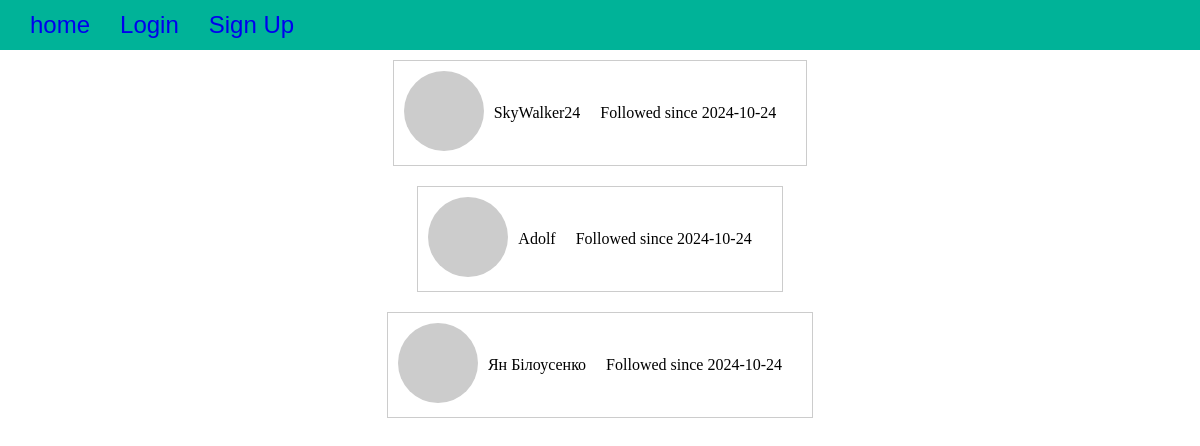
The app's page /followed/SkyWalker24 with its own data.
### main.py (models this page shows, shortened)
class User(UserMixin, db.Model):
    __tablename__ = 'users'
    id = db.Column(db.Integer, primary_key=True)
    email = db.Column(db.String(64), unique=True, index=True)
    name = db.Column(db.String(64), unique=True, nullable=False)
    location = db.Column(db.String(64))
    about_me = db.Column(db.Text)
    member_since = db.Column(db.DateTime(), default=datetime.now)
    last_seen = db.Column(db.DateTime(), default=datetime.now)
    password_hash = db.Column(db.String(128))
    confirmed = db.Column(db.Boolean, default=False)
    avatar_hash = db.Column(db.String(32))
    followed = db.relationship('Follow', foreign_keys=[Follow.follower_id], backref=db.backref('follower', lazy='joined'),
                               lazy='dynamic', cascade='all, delete-orphan')
    follower = db.relationship('Follow', foreign_keys=[Follow.followed_id], backref=db.backref('followed', lazy='joined'),
                               lazy='dynamic', cascade='all, delete-orphan')
    posts = db.relationship('Post', backref='author', lazy='dynamic')
    comments = db.relationship('Comment', backref='user', lazy='dynamic')
    post_comments = db.relationship('PostComment', backref='user', lazy='dynamic')
    role_id = db.Column(db.Integer, db.ForeignKey('roles.id'))
    @property
    def password(self):
        raise AttributeError('password is not a readable attribute')
    def gravatar_hash(self):
        return hashlib.md5(self.email.lower().encode('utf-8')).hexdigest()
    def gravatar(self, size=100, default='identicon', rating='g'):
        if request.is_secure:
            url = 'https://secure.gravatar.com/avatar'
        else:
            url = 'http://www.gravatar.com/avatar'
        hash = self.avatar_hash or self.gravatar_hash()
        return f'{url}/{hash}?s={size}&d={default}&r={rating}'

class Follow(db.Model):
    __tablename__ = 'follows'
    follower_id = db.Column(db.Integer, db.ForeignKey('users.id'), primary_key=True)
    followed_id = db.Column(db.Integer, db.ForeignKey('users.id'), primary_key=True)
    timestamp = db.Column(db.DateTime, default=datetime.now)

### main.py (the view)
@app.route('/followed/<username>')
def followed(username):
    user = User.query.filter_by(name=username).first_or_404()
    page = request.args.get('page', 1, type=int)
    pagination = user.followed.paginate(page=page, per_page=10, error_out=False)
    followed_users = [{'followed': follow.followed, 'timestamp': follow.timestamp} for follow in pagination.items]
    return render_template('followed.html', user=user, followed_users=followed_users, pagination=pagination)

### templates/followed.html (shortened to what this page needs)
{% extends 'home.html' %}
{% block followers %}
{% for follow in followed_users %}
  <div class="follower_info_cont">
    <a href="{{ url_for('.user', username=follow.followed.name) }}">
      <img src="{{ follow.followed.gravatar(size=40) }}" alt="avatar">
    </a>
      <p>{{ follow.followed.name }}</p>
      <p>Followed since {{ follow.timestamp.strftime('%Y-%m-%d') }}</p>
  </div>
{% endfor %}
{% endblock %}

### static/main.css (style rules this page uses)
body { margin: 0; margin: 0; display: flex; flex-direction: column; align-items: center; }
header, li, a { text-decoration: none; }
.follower_info_cont { border: 1px solid #ccc; padding: 10px; margin: 10px 0; display: flex; align-items: center; }
.follower_info_cont img { margin-right: 10px; border-radius: 50%; }
.follower_info_cont p { margin-right: 20px; }

### records on screen
User: followed.name "SkyWalker24"
Follow: timestamp "2024-10-24"
User: followed.name "Adolf"
Follow: timestamp "2024-10-24"
User: followed.name "Ян Білоусенко"
Follow: timestamp "2024-10-24"
